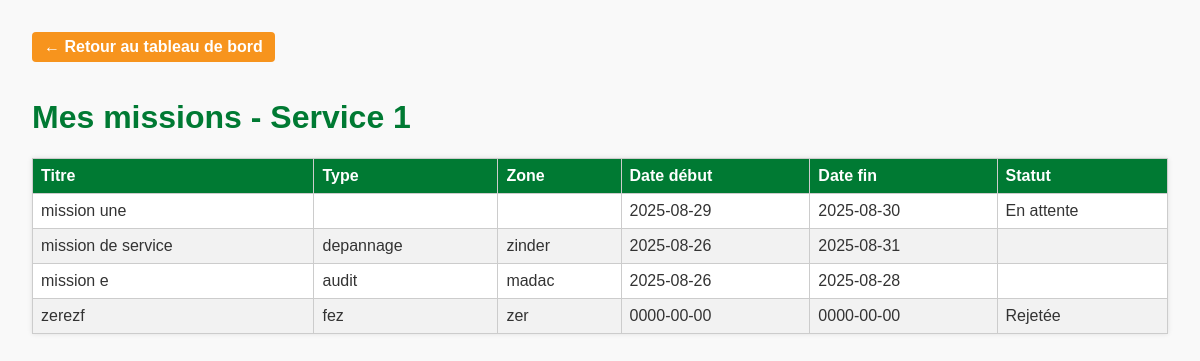
/mes_missions.php (signed in), run on the app's committed database.
### tables this page shows
CREATE TABLE `missions` (
  `id` int(11) NOT NULL,
  `titre` varchar(255) NOT NULL,
  `description` text NOT NULL,
  `type_mission` varchar(100) NOT NULL,
  `zone_mission` varchar(100) NOT NULL,
  `logistique` text DEFAULT NULL,
  `date_debut` date NOT NULL,
  `date_fin` date NOT NULL,
  `propose_par` int(11) NOT NULL,
  `statut` enum('En attente','En attente Manager','En attente validation DG','En cours','Lancée','Pris en charge par DF','Pris en charge par RH','Validée par DG','Rejetée') NOT NULL DEFAULT 'En attente',
  `montant_prevu` decimal(15,2) DEFAULT 0.00,
  `montant_utilise` decimal(15,2) DEFAULT 0.00,
  `manager_validation` tinyint(1) DEFAULT NULL,
  `dir_service_validation` tinyint(1) DEFAULT NULL,
  `dg_validation` tinyint(1) DEFAULT NULL,
  `lancement` tinyint(1) DEFAULT 0,
  `commentaire_manager` text DEFAULT NULL,
  `rh_preparer` tinyint(1) DEFAULT NULL,
  `df_validation` tinyint(4) DEFAULT NULL,
  `signature_manager` varchar(255) DEFAULT NULL,
  `commentaire_dir` text DEFAULT NULL,
  `signature_dir` varchar(255) DEFAULT NULL,
  `commentaire_dg` text DEFAULT NULL,
  `signature_dg` varchar(255) DEFAULT NULL,
  `commentaire_rh` text DEFAULT NULL,
  `df_valide` tinyint(1) DEFAULT 0,
  `commentaire_df` text DEFAULT NULL,
  `personnels` text DEFAULT NULL,
  `service_id` int(11) DEFAULT NULL,
  `date_proposition` datetime NOT NULL DEFAULT current_timestamp(),
  `df_preparer` tinyint(1) DEFAULT NULL,
  `dg_valide_final` tinyint(1) DEFAULT NULL
);

### mes_missions.php (the view, shortened to what this page needs)
<?php
require 'config.php';
$user_service_id = (int) $_SESSION['service_id'];
$sql = "SELECT id, titre, type_mission, zone_mission, date_debut, date_fin, statut
        FROM missions
        WHERE service_id = :service_id
        ORDER BY date_debut DESC";
$stmt = $pdo->prepare($sql);
$stmt->execute(['service_id' => $user_service_id]);
$missions = $stmt->fetchAll(PDO::FETCH_ASSOC);
?>
<!DOCTYPE html>
<html lang="fr">
<head>
</head>
<body>
<a href="dashboard.php" class="btn btn-back">← Retour au tableau de bord</a>
<h1>Mes missions - Service <?= htmlspecialchars($user_service_id) ?></h1>
<?php if (empty($missions)): ?>
    <p>Aucune mission trouvée pour votre service.</p>
<?php else: ?>
    <table aria-label="Liste des missions de votre service">
        <thead>
            <tr>
                <th>Titre</th>
                <th>Type</th>
                <th>Zone</th>
                <th>Date début</th>
                <th>Date fin</th>
                <th>Statut</th>
            </tr>
        </thead>
        <tbody>
            <?php foreach($missions as $m): ?>
            <tr>
                <td><?= htmlspecialchars($m['titre']) ?></td>
                <td><?= htmlspecialchars($m['type_mission']) ?></td>
                <td><?= htmlspecialchars($m['zone_mission']) ?></td>
                <td><?= htmlspecialchars($m['date_debut']) ?></td>
                <td><?= htmlspecialchars($m['date_fin']) ?></td>
                <td><?= htmlspecialchars($m['statut']) ?></td>
            </tr>
            <?php endforeach; ?>
        </tbody>
    </table>
<?php endif; ?>
</body>
</html>

### mes_missions.php (style rules this page uses)
body { font-family: Arial, sans-serif; margin: 2rem; background:#f9f9f9; color:#333; }
h1 { color: #007a33; }
table { border-collapse: collapse; width: 100%; background: white; box-shadow: 0 0 5px rgba(0,0,0,0.1); margin-top: 1rem; }
th, td { border: 1px solid #ccc; padding: 8px; text-align: left; }
th { background: #007a33; color: white; }
tr:nth-child(even) { background: #f2f2f2; }
a.btn { display: inline-block; padding: 6px 12px; background: #f7941d; color: white; text-decoration: none; border-radius: 4px; font-weight: bold; }
.btn-back { margin-bottom: 1rem; }

### data on the page
missions: titre "mission une", date_debut "2025-08-29", date_fin "2025-08-30", statut "En attente"
missions: titre "mission de service", type_mission "depannage", zone_mission "zinder", date_debut "2025-08-26", date_fin "2025-08-31"
missions: titre "mission e", type_mission "audit", zone_mission "madac", date_debut "2025-08-26", date_fin "2025-08-28"
missions: titre "zerezf", type_mission "fez", zone_mission "zer", date_debut "0000-00-00", date_fin "0000-00-00", statut "Rejetée"

### other printed values
$user_service_id "1"
